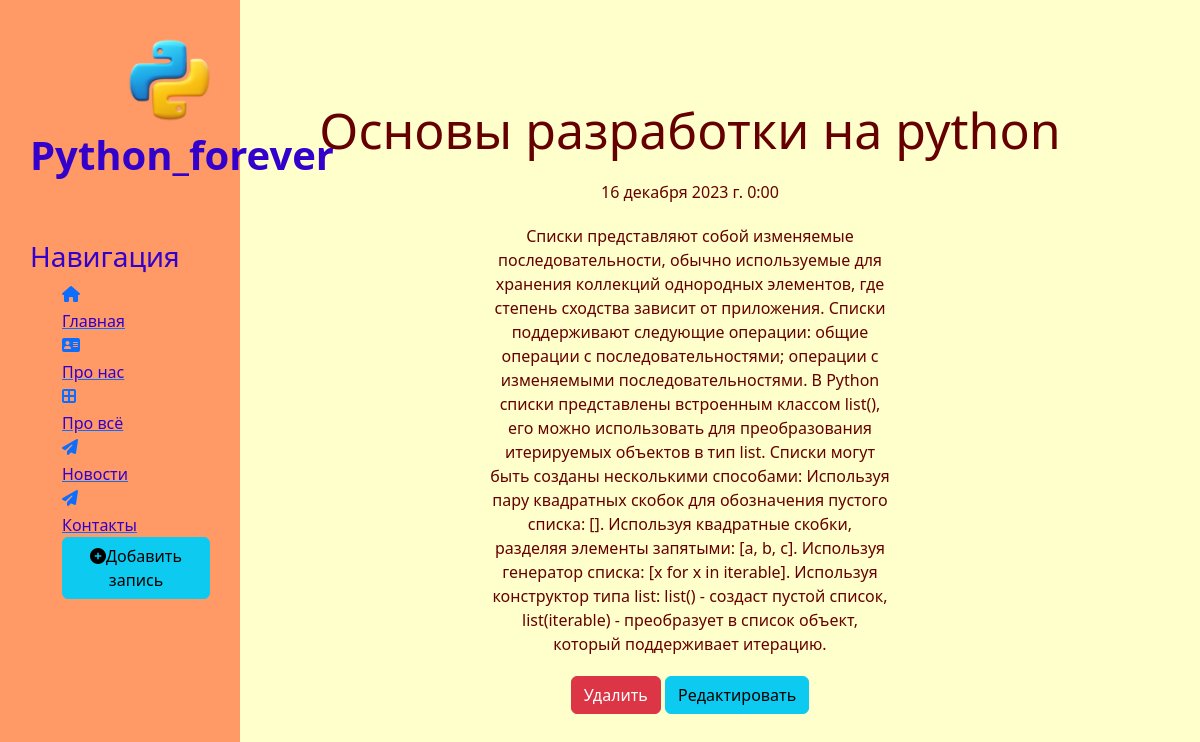
/news/6, run on the app's committed database.
### news/models.py (models this page shows, shortened)
class Articles(models.Model):
    title = models.CharField('Название', max_length=50)
    anons = models.CharField('Анонс', max_length=250)
    full_text = models.TextField('Статья')
    date = models.DateTimeField('Дата публикации')
    class Meta:
        verbose_name = 'Новость'
        verbose_name_plural = 'Новости'

### news/views.py (the view)
# urls.py: path('<int:pk>', views.NewsDetailView.as_view(), name='news-detail'),
class NewsDetailView(DetailView):
    model = Articles
    template_name = 'news/details_view.html'
    context_object_name = 'article'

### news/templates/news/details_view.html (shortened to what this page needs)
{% extends 'main/layout.html' %}
{% block content %}
    <div class= "features">
        <h1>{{ article.title }}</h1>
        <p>{{ article.date }}</p>
        <p>{{ article.full_text }}</p>
        <a href="{% url 'news-delete' article.id %}" class="btn btn-danger">Удалить</a>
        <a href="{% url 'news-update' article.id %}" class="btn btn-info">Редактировать</a>
    </div>
{% endblock %}

### main/static/main/css/main.css (style rules this page uses)
body { background: #FFFFCC; }
main .features { float: left; color: #660000; margin-top: 100px; text-align: center; width: 75%; }
main .features h1 { font-size: 50px; }
main .features p { max-width: 400px; margin: 20px auto; }

### data on the page
Articles: title "Основы разработки на python", date "16 декабря 2023 г. 0:00", full_text "Списки представляют собой изменяемые последовательности, обычно используемые для хранения коллекций однородных элементов, где степень сходства зависит от приложения. Списки поддерживают следующие операции: общие операции с последовательностями; операции с изменяемыми последовательностями. В Python списки представлены встроенным классом list(), его можно использовать для преобразования итерируемых объектов в тип list. Списки могут быть созданы несколькими способами: Используя пару квадратных скобок для обозначения пустого списка: []. Используя квадратные скобки, разделяя элементы запятыми: [a, b, c]. Используя генератор списка: [x for x in iterable]. Используя конструктор типа list: list() -…"
